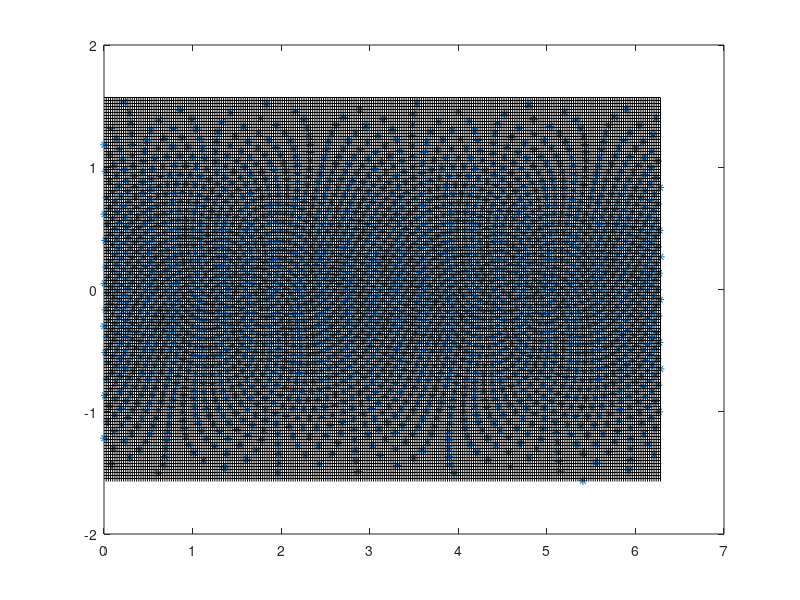

The MATLAB source for this figure:
% Generate approximately evenly distributed points on sphere using
% Golden Section spiral algorithm 
%    http://www.softimageblog.com/archives/115

%% DART software - Copyright UCAR. This open source software is provided
% by UCAR, "as is", without charge, subject to all terms of use at
% http://www.image.ucar.edu/DAReS/DART/DART_download
%
% DART $Id: even_sphere_dense.m 10990 2017-02-02 23:39:18Z thoar@ucar.edu $

close all; clear;

% this differs from the original in that it quits at 150 mb (since
% we rarely assimilate obs above this level), and it's more dense
% than the original 600 points to generate more obs to assimilate.
% i would like to do something about the 1000mb level since with
% any topography it will be below the lowest pressure level in the
% model.  as a compromise, i am generating several extra levels near
% the bottom which are NOT MANDATORY levels.

% Generate obs_sequence input for this problem
% levels used here are : 1000 mb, 950mb, 900mb, 850mb, 800 mb, 750 mb, 
% 700mb, 650mb, 600mb, 550mb, 500mb, 400 mb, 300 mb, 200 mb, 150 mb

% For diagnostic test need a null data value and a null qc value
diagnostic_test = false;

% Input is in hectopascals
levels = [1000 950 900 850 800 750 700 650 600 550 500 400 300 200 150];

% Date information is overwritten by create_fixed_network_sequence
year = 2008;
month = 10;
day = 1;
hour = 0;

% Number of roughly evenly distributed points in horizontal
n = 2500;
x(1:n) = 0;
y(1:n) = 0;
z(1:n) = 0;

% Total number of observations at single time is levels*n*3
num_obs = size(levels, 2) * n * 3;
 
inc = pi * (3 - sqrt(5));
off = 2 / n;
for k = 1:n
   y(k) = (k-1) * off - 1 + (off / 2);
   r = sqrt(1 - y(k)*y(k));
   phi = (k-1) * inc; 
   x(k) = cos(phi) * r;
   z(k) = sin(phi) * r;
end 

% Now convert to latitude and longitude
for k = 1:n
   lon(k) = atan2(y(k), x(k)) + pi;
   lat(k) = asin(z(k));
   % Input is in degrees of lat and longitude
   dlon(k) = rad2deg(lon(k));
   dlat(k) = rad2deg(lat(k));
end

% Need to generate output for driving create_obs_sequence
fid = fopen('even_create_input', 'w');

% Output the total number of observations
fprintf(fid, '%6i\n', num_obs);
% 0 copies of data
if(diagnostic_test) 
   fprintf(fid, '%2i\n', 1);
else
   fprintf(fid, '%2i\n', 0);
end

% 0 QC fields
if(diagnostic_test) 
   fprintf(fid, '%2i\n', 1);
else
   fprintf(fid, '%2i\n', 0);
end

% Metadata for data copy
if(diagnostic_test)
   fprintf(fid, '"observations"\n');
end
% Metadata for qc
if(diagnostic_test)
   fprintf(fid, '"Quality Control"\n');
end


% Loop to create each observation
for hloc = 1:n
   for vloc = 1:size(levels, 2)
      for field = 1:3
         % 0 indicates that there is another observation; 
         fprintf(fid, '%2i\n', 0);
         % Specify obs kind by string
         if(field == 1)
            fprintf(fid, 'RADIOSONDE_TEMPERATURE\n');
         elseif(field == 2)
            fprintf(fid, 'RADIOSONDE_U_WIND_COMPONENT\n');
         elseif(field == 3)
            fprintf(fid, 'RADIOSONDE_V_WIND_COMPONENT\n');
         end
         % Select pressure as the vertical coordinate
         fprintf(fid, '%2i\n', 2);
         % The vertical pressure level
         fprintf(fid, '%5i\n', levels(vloc));
         % Lon and lat in degrees next
         fprintf(fid, '%6.2f\n', dlon(hloc));
         fprintf(fid, '%6.2f\n', dlat(hloc));
         % Now the date and time
         fprintf(fid, '%5i %3i %3i %3i %2i %2i \n', year, month, day, hour, 0, 0);
         % Finally, the error variance, 1 for temperature, 4 for winds
         if(field == 1)
            fprintf(fid, '%2i\n', 1);
         else
            fprintf(fid, '%2i\n', 4);
         end
     
         % Need value and qc for testing
         if(diagnostic_test)
            fprintf(fid, '%2i\n', 1);
            fprintf(fid, '%2i\n', 0);
         end
      end   
   end
end

% File name
fprintf(fid, 'set_def.out\n');

% Done with output, close file
fclose(fid);



% Some plotting to visualize this observation set
plot(lon, lat, '*');
hold on

% Plot an approximate CAM T85 grid for comparison
% 256x128 points on A-grid
% Plot latitude lines first
del_lat = pi / 128;
for i = 1:128
   glat = del_lat * i - pi/2;
   a = [0 2*pi];
   b = [glat glat];
   plot(a, b, 'k');
end

del_lon = 2*pi / 256;
for i = 1:256
   glon = del_lon*i;
   a = [glon glon];
   b = [-pi/2,  pi/2];
   plot(a, b, 'k');
end

% <next few lines under version control, do not edit>
% $URL: https://svn-dares-dart.cgd.ucar.edu/DART/branches/rma_trunk/observations/obs_converters/even_sphere/even_sphere_dense.m $
% $Revision: 10990 $
% $Date: 2017-02-02 16:39:18 -0700 (Thu, 02 Feb 2017) $
